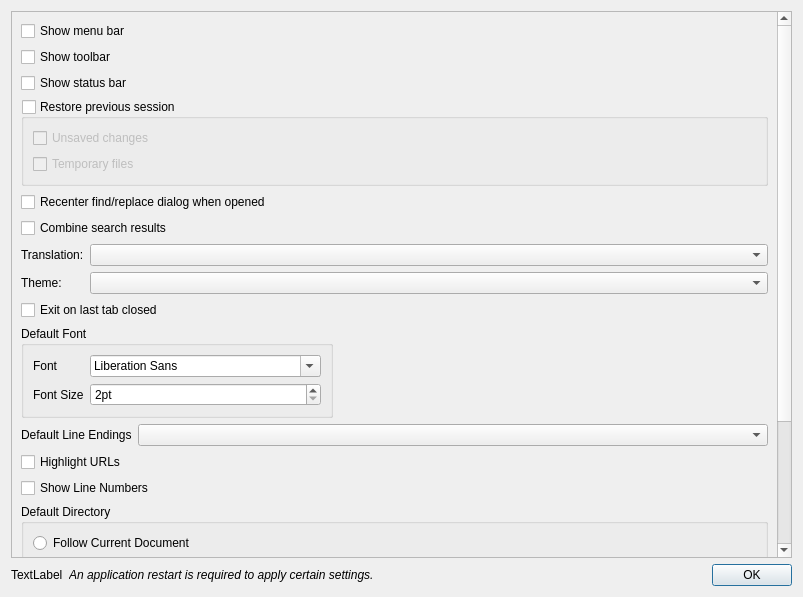
<?xml version="1.0" encoding="UTF-8"?>
<ui version="4.0">
 <class>PreferencesDialog</class>
 <widget class="QDialog" name="PreferencesDialog">
  <property name="geometry">
   <rect>
    <x>0</x>
    <y>0</y>
    <width>803</width>
    <height>597</height>
   </rect>
  </property>
  <property name="windowTitle">
   <string>Preferences</string>
  </property>
  <layout class="QVBoxLayout" name="verticalLayout">
   <item>
    <widget class="QScrollArea" name="scrollArea">
     <property name="widgetResizable">
      <bool>true</bool>
     </property>
     <widget class="QWidget" name="scrollAreaWidgetContents">
      <property name="geometry">
       <rect>
        <x>0</x>
        <y>-99</y>
        <width>769</width>
        <height>644</height>
       </rect>
      </property>
      <layout class="QVBoxLayout" name="verticalLayout_4">
       <item>
        <layout class="QVBoxLayout" name="verticalLayout_2">
         <item>
          <widget class="QCheckBox" name="checkBoxMenuBar">
           <property name="text">
            <string>Show menu bar</string>
           </property>
          </widget>
         </item>
         <item>
          <widget class="QCheckBox" name="checkBoxToolBar">
           <property name="text">
            <string>Show toolbar</string>
           </property>
          </widget>
         </item>
         <item>
          <widget class="QCheckBox" name="checkBoxStatusBar">
           <property name="text">
            <string>Show status bar</string>
           </property>
          </widget>
         </item>
         <item>
          <widget class="QGroupBox" name="gbxRestorePreviousSession">
           <property name="title">
            <string>Restore previous session</string>
           </property>
           <property name="checkable">
            <bool>true</bool>
           </property>
           <property name="checked">
            <bool>false</bool>
           </property>
           <layout class="QVBoxLayout" name="verticalLayout_3">
            <item>
             <widget class="QCheckBox" name="checkBoxUnsavedFiles">
              <property name="text">
               <string>Unsaved changes</string>
              </property>
             </widget>
            </item>
            <item>
             <widget class="QCheckBox" name="checkBoxRestoreTempFiles">
              <property name="text">
               <string>Temporary files</string>
              </property>
             </widget>
            </item>
           </layout>
          </widget>
         </item>
        </layout>
       </item>
       <item>
        <widget class="QCheckBox" name="checkBoxRecenterSearchDialog">
         <property name="text">
          <string>Recenter find/replace dialog when opened</string>
         </property>
        </widget>
       </item>
       <item>
        <widget class="QCheckBox" name="checkBoxCombineSearchResults">
         <property name="text">
          <string>Combine search results</string>
         </property>
        </widget>
       </item>
       <item>
        <layout class="QFormLayout" name="formLayout">
         <property name="labelAlignment">
          <set>Qt::AlignLeading|Qt::AlignLeft|Qt::AlignVCenter</set>
         </property>
         <property name="formAlignment">
          <set>Qt::AlignLeading|Qt::AlignLeft|Qt::AlignTop</set>
         </property>
         <item row="0" column="1">
          <widget class="QComboBox" name="comboBoxTranslation"/>
         </item>
         <item row="0" column="0">
          <widget class="QLabel" name="label">
           <property name="text">
            <string>Translation:</string>
           </property>
          </widget>
         </item>
         <item row="1" column="0">
          <widget class="QLabel" name="labelTheme">
           <property name="text">
            <string>Theme:</string>
           </property>
          </widget>
         </item>
         <item row="1" column="1">
          <widget class="QComboBox" name="comboBoxTheme"/>
         </item>
        </layout>
       </item>
       <item>
        <widget class="QCheckBox" name="checkBoxExitOnLastTabClosed">
         <property name="text">
          <string>Exit on last tab closed</string>
         </property>
        </widget>
       </item>
       <item>
        <layout class="QHBoxLayout" name="horizontalLayout">
         <item>
          <widget class="QGroupBox" name="groupBox">
           <property name="title">
            <string>Default Font</string>
           </property>
           <layout class="QFormLayout" name="formLayout_2">
            <item row="1" column="0">
             <widget class="QLabel" name="label_2">
              <property name="text">
               <string>Font</string>
              </property>
             </widget>
            </item>
            <item row="1" column="1">
             <widget class="QFontComboBox" name="fcbDefaultFont"/>
            </item>
            <item row="3" column="0">
             <widget class="QLabel" name="label_3">
              <property name="text">
               <string>Font Size</string>
              </property>
             </widget>
            </item>
            <item row="3" column="1">
             <widget class="QSpinBox" name="spbDefaultFontSize">
              <property name="suffix">
               <string>pt</string>
              </property>
              <property name="minimum">
               <number>2</number>
              </property>
              <property name="maximum">
               <number>48</number>
              </property>
             </widget>
            </item>
           </layout>
          </widget>
         </item>
         <item>
          <spacer name="horizontalSpacer">
           <property name="orientation">
            <enum>Qt::Horizontal</enum>
           </property>
           <property name="sizeHint" stdset="0">
            <size>
             <width>40</width>
             <height>20</height>
            </size>
           </property>
          </spacer>
         </item>
        </layout>
       </item>
       <item>
        <layout class="QFormLayout" name="formLayout_3">
         <item row="0" column="0">
          <widget class="QLabel" name="label_4">
           <property name="text">
            <string>Default Line Endings</string>
           </property>
          </widget>
         </item>
         <item row="0" column="1">
          <widget class="QComboBox" name="comboBoxLineEndings"/>
         </item>
        </layout>
       </item>
       <item>
        <widget class="QCheckBox" name="checkBoxHighlightURLs">
         <property name="text">
          <string>Highlight URLs</string>
         </property>
        </widget>
       </item>
       <item>
        <widget class="QCheckBox" name="checkBoxShowLineNumbers">
         <property name="text">
          <string>Show Line Numbers</string>
         </property>
        </widget>
       </item>
       <item>
        <widget class="QGroupBox" name="groupBox_2">
         <property name="title">
          <string>Default Directory</string>
         </property>
         <layout class="QVBoxLayout" name="verticalLayout_5">
          <item>
           <widget class="QRadioButton" name="radioFollowCurrentDirectory">
            <property name="text">
             <string>Follow Current Document</string>
            </property>
           </widget>
          </item>
          <item>
           <widget class="QRadioButton" name="radioLastUsedDirectory">
            <property name="text">
             <string>Last Used Directory</string>
            </property>
           </widget>
          </item>
          <item>
           <layout class="QHBoxLayout" name="horizontalLayout_2">
            <item>
             <widget class="QRadioButton" name="radioHardCoded">
              <property name="text">
               <string/>
              </property>
             </widget>
            </item>
            <item>
             <widget class="QLineEdit" name="txtHardCodedPath"/>
            </item>
            <item>
             <widget class="QToolButton" name="btnSelectHardCodedPath">
              <property name="text">
               <string>...</string>
              </property>
             </widget>
            </item>
           </layout>
          </item>
         </layout>
        </widget>
       </item>
       <item>
        <widget class="QGroupBox" name="groupBoxTerminal">
         <property name="title">
          <string>Terminal</string>
         </property>
         <layout class="QFormLayout" name="formLayoutTerminal">
          <item row="0" column="0">
           <widget class="QLabel" name="labelShellCommand">
            <property name="text">
             <string>Shell command</string>
            </property>
           </widget>
          </item>
          <item row="0" column="1">
           <layout class="QHBoxLayout" name="layoutShellCommand">
            <item>
             <widget class="QLineEdit" name="lineEditShellCommand"/>
            </item>
            <item>
             <widget class="QToolButton" name="btnBrowseShell">
              <property name="text">
               <string>...</string>
              </property>
             </widget>
            </item>
           </layout>
          </item>
          <item row="1" column="0">
           <widget class="QLabel" name="labelTerminalFont">
            <property name="text">
             <string>Terminal font</string>
            </property>
           </widget>
          </item>
          <item row="1" column="1">
           <widget class="QPushButton" name="btnChooseTerminalFont">
            <property name="text">
             <string>Choose font...</string>
            </property>
           </widget>
          </item>
         </layout>
        </widget>
       </item>
       <item>
        <spacer name="verticalSpacer">
         <property name="orientation">
          <enum>Qt::Vertical</enum>
         </property>
         <property name="sizeHint" stdset="0">
          <size>
           <width>20</width>
           <height>40</height>
          </size>
         </property>
        </spacer>
       </item>
      </layout>
     </widget>
    </widget>
   </item>
   <item>
    <layout class="QHBoxLayout" name="layoutAppRestart">
     <item>
      <widget class="QLabel" name="labelAppRestartIcon">
       <property name="text">
        <string>TextLabel</string>
       </property>
      </widget>
     </item>
     <item>
      <widget class="QLabel" name="labelAppRestart">
       <property name="font">
        <font>
         <italic>true</italic>
        </font>
       </property>
       <property name="text">
        <string>An application restart is required to apply certain settings.</string>
       </property>
      </widget>
     </item>
     <item>
      <widget class="QDialogButtonBox" name="buttonBox">
       <property name="orientation">
        <enum>Qt::Horizontal</enum>
       </property>
       <property name="standardButtons">
        <set>QDialogButtonBox::Ok</set>
       </property>
      </widget>
     </item>
    </layout>
   </item>
  </layout>
 </widget>
 <resources/>
 <connections>
  <connection>
   <sender>buttonBox</sender>
   <signal>accepted()</signal>
   <receiver>PreferencesDialog</receiver>
   <slot>accept()</slot>
   <hints>
    <hint type="sourcelabel">
     <x>792</x>
     <y>586</y>
    </hint>
    <hint type="destinationlabel">
     <x>157</x>
     <y>274</y>
    </hint>
   </hints>
  </connection>
  <connection>
   <sender>buttonBox</sender>
   <signal>rejected()</signal>
   <receiver>PreferencesDialog</receiver>
   <slot>reject()</slot>
   <hints>
    <hint type="sourcelabel">
     <x>792</x>
     <y>586</y>
    </hint>
    <hint type="destinationlabel">
     <x>286</x>
     <y>274</y>
    </hint>
   </hints>
  </connection>
 </connections>
</ui>
